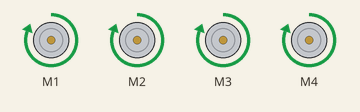
The program below on a simulated CircuitPython board. Parts: 4 × DC motor (green arrow = forward, orange = backward, longer = faster). What the program prints to the serial console is not drawn. At 2.0 s the program ends and the board releases its pins; the recording ends there.

Above: at 0.1 s.
Timing chart, 0 to 2.0 s (numbered marks = the images above):
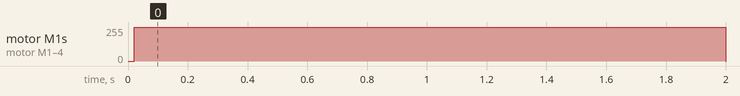

The program:

DC_motor_test.py
```python
import time
from adafruit_motorkit import MotorKit

kit = MotorKit()

kit.motor1.throttle = 1.0
kit.motor2.throttle = 1.0
kit.motor3.throttle = 1.0
kit.motor4.throttle = 1.0
time.sleep(2)
kit.motor1.throttle = 0
kit.motor2.throttle = 0
kit.motor3.throttle = 0
kit.motor4.throttle = 0
print("WORKS")
```

Measured:
- by itself, motor M1–4: stopped → forward 255/255 at 0.02 s, → stopped 2.0 s later
